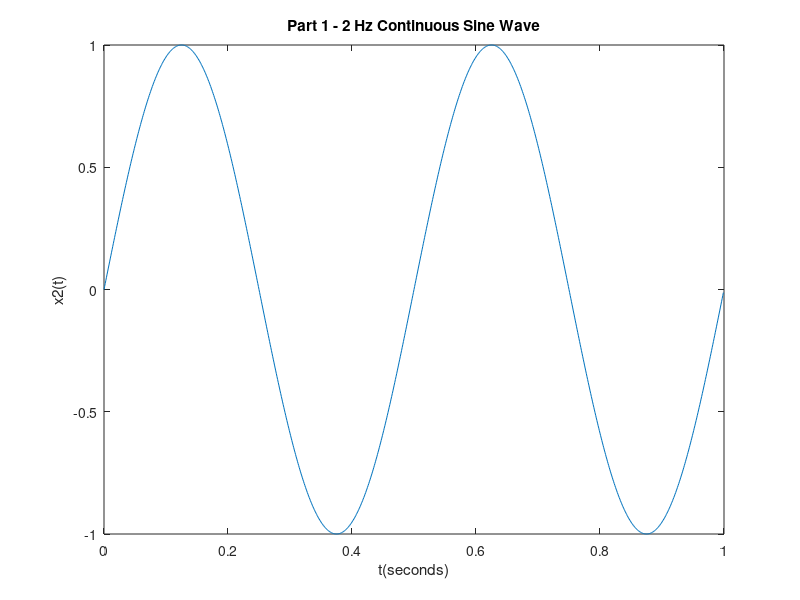
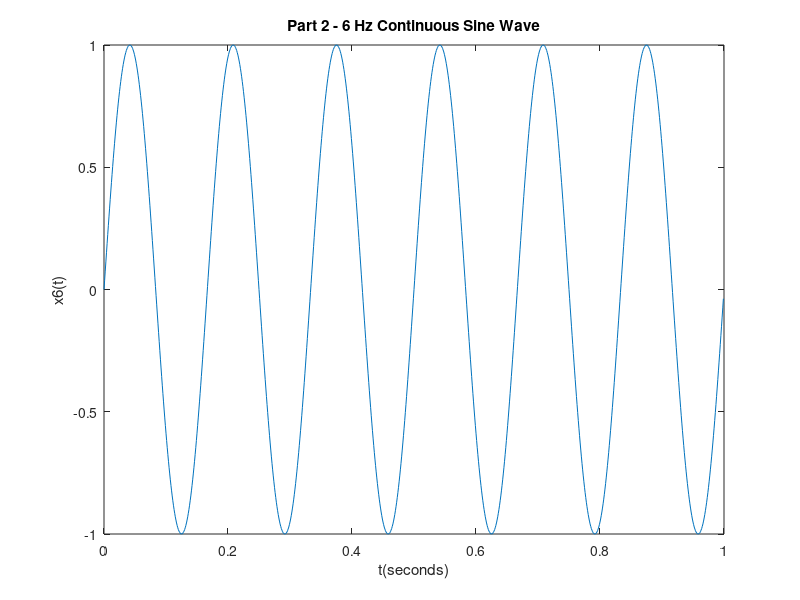
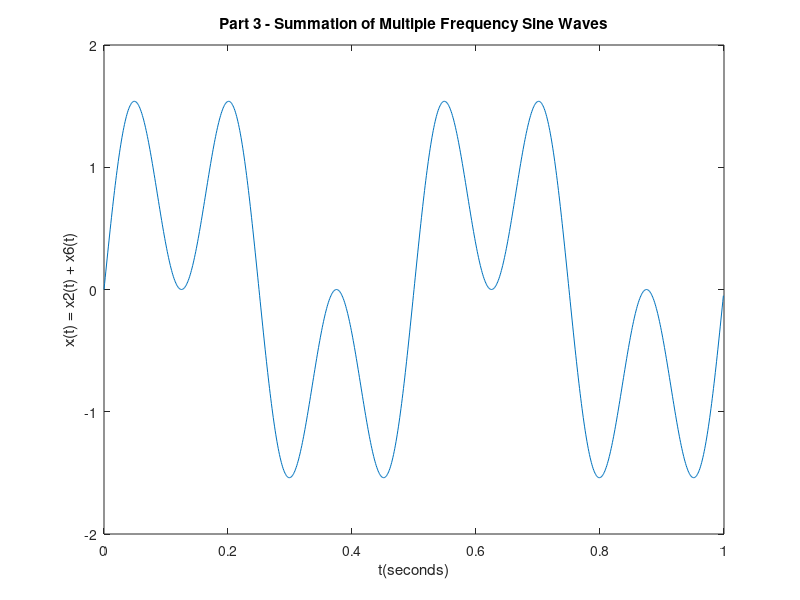
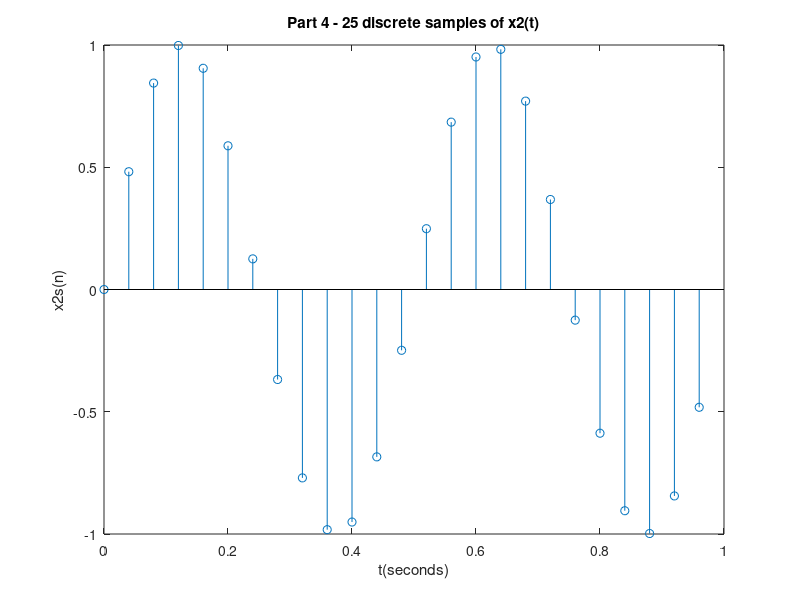

These charts were generated, in order, by the following MATLAB code:
%%
% Jordan R. Smith; ECE 714 Assignment 1, Fall 2016.
%
% Part 1 - Generate a 2 Hz Wave with 1000 samples. Reconstruct a continuous
% time function, (plot function), versus t. Calibrate to view samples from
% 0 to 1.0 seconds.

n = 0:999;      % sample points
t = 0.001*n;    % time domain
f = 2;          % 2 Hz frequency

x2 = sin(2*pi*f*t);
figure
plot(t,x2)
xlim([0 1]);
xlabel('t(seconds)');
ylabel('x2(t)');
title('Part 1 - 2 Hz Continuous Sine Wave');


%%
% Part 2 - x6(t) = sin(2*pi*f*t), where f = 6 Hz. 1000 samples are present
% per second, and the continuous time function x6(t) will be plotted. The
% time scale will be from 0 to 1.0 seconds.


f6 = 6;         % 6 Hz frequency

x6 = sin(2*pi*f6*t);
figure
plot(t,x6)
xlim([0 1]);
xlabel('t(seconds)');
ylabel('x6(t)');
title('Part 2 - 6 Hz Continuous Sine Wave');


%%
% Part 3 - Let x(t) = x2(t)+ x6(t). Plot a continuous time function, versus
% t. Calibrate to window a single second.

x = x2 + x6;

figure
plot(t,x)
xlim([0 1]);
xlabel('t(seconds)');
ylabel('x(t) = x2(t) + x6(t)');
title('Part 3 - Summation of Multiple Frequency Sine Waves');


%%
% Part 4 - x2s(n) represents 25 samples of x2(t), taken at 0.04 second
% increments (n = 0:24, t = 0.04 * n). Plot the discrete sequence,(stem
% command), versus physical time. Calibrate to window a single second. x2
% is the 2 Hz wave.

n2 = 0:24;       
t2 = 0.04*n2;

x2s = sin(2*pi*f*t2);

figure
stem(t2,x2s)
xlim([0 1]);
xlabel('t(seconds)');
ylabel('x2s(n)');
title('Part 4 - 25 discrete samples of x2(t)');


%%
% Part 5 - x6s(n) utilizes the newly assigned 25 samples, plotting discrete
% values of x6(t). Window a single second of the sampled 6 Hz Sine Wave.

x6s = sin(2*pi*f6*t2);

figure
stem(t2,x6s)
xlim([0 1]);
xlabel('t(seconds)');
ylabel('x6s(n)');
title('Part 5 - 25 discrete samples of x6(t)');


%%
% Part 6 - Plot the discrete sequence of xs(n) = x2s(n) + x6s(n). Window a
% single second, as done in previous sections of the matlab script.

xs = x2s + x6s;

figure
stem(t2, xs)
xlim([0 1]);
xlabel('t(seconds)');
ylabel('xs(n)=x2s(n) + x6s(n)');
title('Part 6 - 25 samples of a Multifrequency Summation Sine Wave');


%%
% Part 7 - Comment on the similarities and differences between plots 1, 2,
% and 3, as compared to the data in 4, 5, and 6. Take note of the first 500
% ms, and the symmetry of the final 500 ms of the window.
%
% Part 8 - x27(t) = sin(2*pi*f*t), with f = 27Hz, with 1000 samples, (n =
% 0:999, t = 0.001*n). Use the samples to create a continuous time plot.
% Calibrate to a single window.

f27 = 27;
x27 = sin(2*pi*f27*t);   %"t" contains 1000 samples.

figure
plot(t,x27)
xlim([0 1]);
xlabel('t(seconds)');
ylabel('x27(t)');
title('Part 8 - Continuous Time Plot of a 27 Hz Sine Wave');


%%
% Part 9 - Let x27s(n) represents the discrete sequence of 25 samples of
% the original continuous x27(t), taken at .04s increments, (n=0:24, t
% =0.04*n). Plot the discrete sequence using the stem command, against
% time, within a single second window.

x27s = sin(2*pi*f27*t2);    %"t2" contains the 25 samples.

figure
xlim([0 1]);
stem(t2,x27s);
xlabel('t(seconds)');
ylabel('x27s(n)');
title('Part 9 - 25 samples of a 27 Hz Sine Wave');

% Part 10 - Comment on the similarities and differences present between
% data sets in parts 8 and 9.